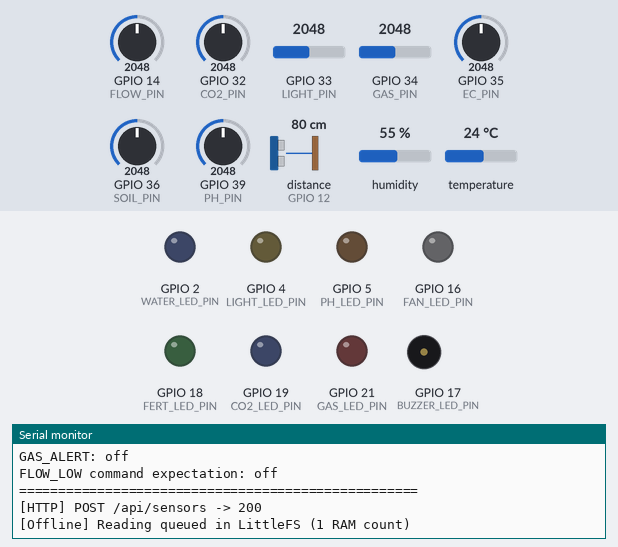
A sketch run on a simulated ESP32. Shown: output pins drawn as LEDs (lit = HIGH), buzzer (waves = sounding, pin HIGH), the last lines printed to the serial monitor. Wiring (from diagram.json): ultrasonic range finder: trigger GPIO 13; echo GPIO 12. Inputs (shaded band) come from the test bench; at power-on: distance to the obstacle (sensor on GPIO 12) 80 cm, humidity 55 %, GPIO 36 (SOIL_PIN) = 2048, GPIO 33 (LIGHT_PIN) = 2048, GPIO 35 (EC_PIN) = 2048, GPIO 14 (FLOW_PIN) = 2048, GPIO 32 (CO2_PIN) = 2048, GPIO 34 (GAS_PIN) = 2048, GPIO 39 (PH_PIN) = 2048, temperature 24 °C. The echo pulse lasts 58.3 µs per cm; WiFi joins after 1.5 s; servers stay silent unless stated; uploads are accepted with an empty reply; storage starts empty; pins used as bus, display or sensor lines are not drawn.

Above: at 4.8 s.
4.9 s: distance to the obstacle (sensor on GPIO 12) set to 2 cm
At 6.19 s:
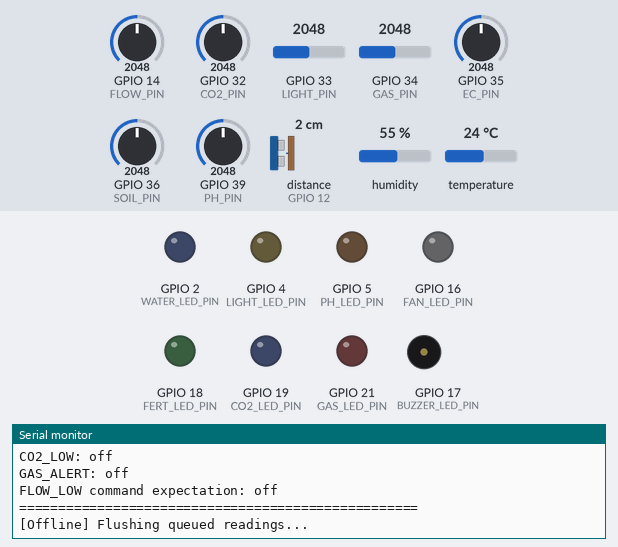
8.1 s: humidity set to 68 %
At 8.93 s:
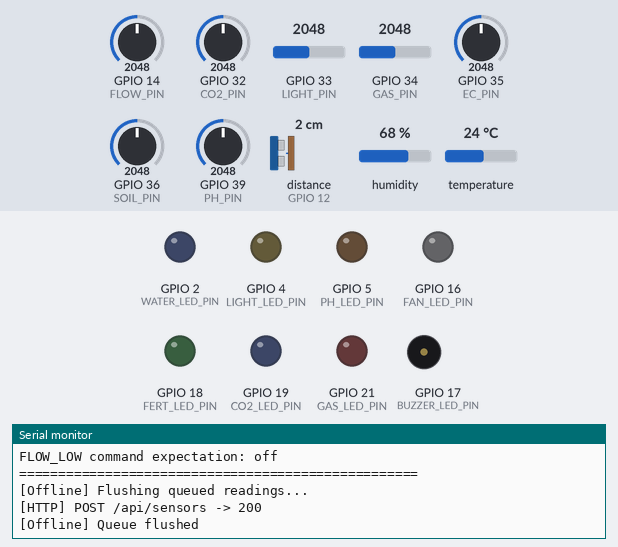
12.5 s: GPIO 36 (SOIL_PIN) set to 2866
At 14.6 s:
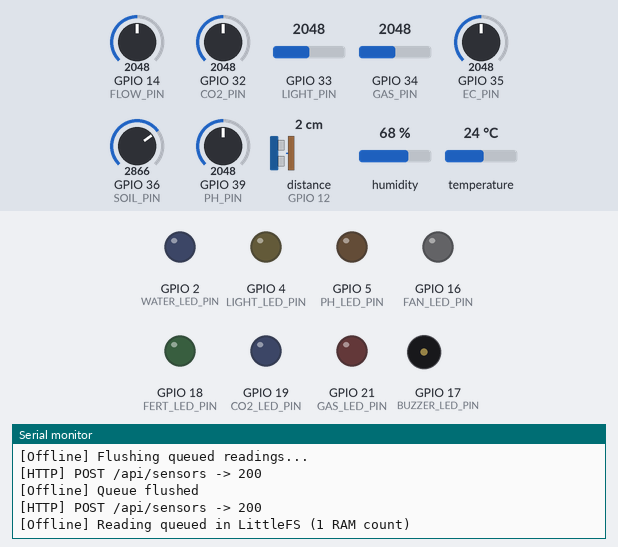
15.7 s: GPIO 33 (LIGHT_PIN) set to 960
At 16.31 s:
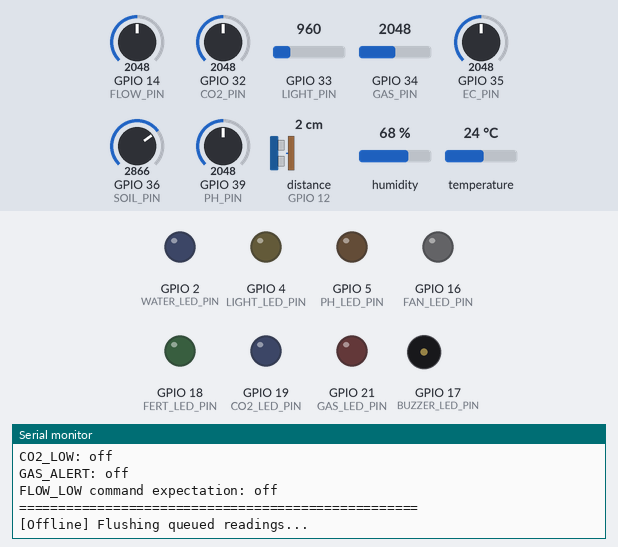
18.9 s: GPIO 35 (EC_PIN) set to 1228
At 19.4 s:
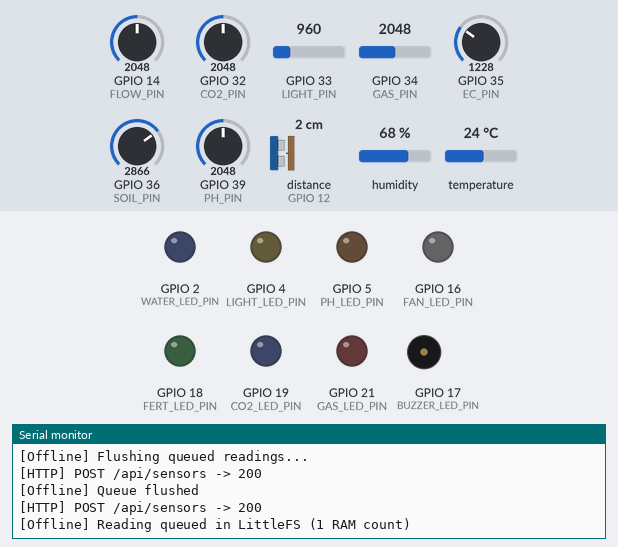
22.6 s: GPIO 14 (FLOW_PIN) set to 360
At 23.9 s:
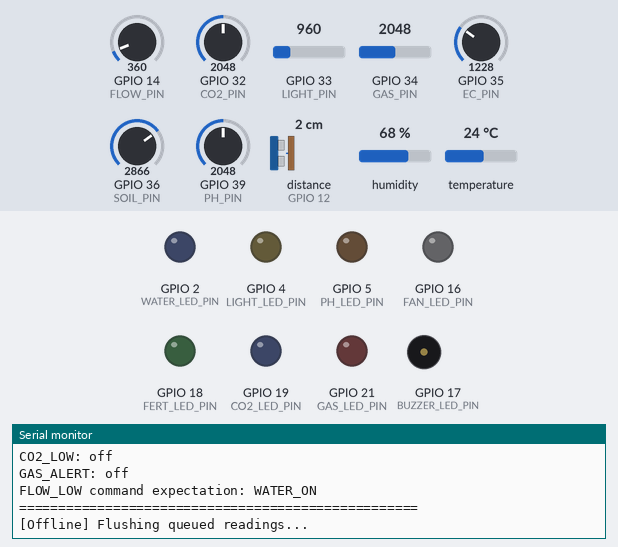

Measured:
- after the input at 4.9 s, the serial monitor: prints a new line after 1.1 s (image 1)
- after the input at 8.1 s, the serial monitor: prints a new line after 0.38 s (image 2)
- after the input at 12.5 s, the serial monitor: prints a new line after 1.0 s (image 3)
- after the input at 15.7 s, the serial monitor: prints a new line after 0.37 s (image 4)
- after the input at 22.6 s, the serial monitor: prints a new line after 1.1 s (image 6)

The sketch:

sketch.ino
```cpp
/*
  SeedDown Wokwi Simulation - Commercial Zone Node

  Real components:
  - DHT22 temperature/humidity sensor: GPIO15
  - HC-SR04 zone reservoir distance: TRIG GPIO13 / ECHO GPIO12

  Simulated sensors:
  - POT1 Soil Moisture: GPIO36
  - POT3 pH Sensor: GPIO39
  - POT5 EC Sensor: GPIO35
  - POT6 CO2 Sensor: GPIO32
  - POT7 YF-S201 Water Flow: GPIO14

  Real Wokwi sensors:
  - LDR Photoresistor Sensor AO: GPIO33
  - MQ-2 Gas Sensor AOUT: GPIO34

  Simulated actuators:
  - Blue LED WATER_ON / Pump: GPIO2
  - Yellow LED LIGHT_ON / Grow Light: GPIO4
  - White LED FAN_ON / Zone Fan: GPIO16
  - Red LED BUZZER / Zone Alarm: GPIO17
  - Orange LED PH_WARNING: GPIO5
  - Green LED FERT_ALERT: GPIO18
  - Blue LED CO2_LOW: GPIO19
  - Red LED GAS_ALERT: GPIO21

  Zone: zone_C | Plant: Tomato | Goal: Maximum Yield
  Test guide:
  - Turn POT1 (Soil) low         -> WATER_ON
  - Lower LDR light level        -> LIGHT_ON
  - Turn POT3 (pH) to extreme    -> PH_WARNING
  - Raise MQ-2 gas reading       -> FAN_ON + BUZZER + GAS_ALERT
  - Turn POT5 (EC) to extreme    -> FERT_ALERT Green LED
  - Turn POT6 (CO2) low          -> CO2_LOW Blue LED
*/

#include <DHTesp.h>
#include <WiFi.h>
#include <HTTPClient.h>
#include <LittleFS.h>

const char* WIFI_SSID = "Wokwi-GUEST";
const char* WIFI_PASSWORD = "";
const char* BACKEND_BASE_URL = "https://nextlevelfarm.onrender.com";
const char* DEVICE_ID = "commercial-zone-node-3";
const char* DEVICE_TOKEN = "sd_demo_commercial_zone_node_3";
const int DEFAULT_INTERVAL_SECONDS = 2;

const char* ZONE_ID = "zone_C";

// Real sensors
const int DHT_PIN = 15;
const int TRIG_PIN = 13;
const int ECHO_PIN = 12;

// Simulated analog sensors
const int SOIL_PIN = 36;
const int LIGHT_PIN = 33;
const int PH_PIN = 39;
const int GAS_PIN = 34;
const int EC_PIN = 35;
const int CO2_PIN = 32;
const int FLOW_PIN = 14;

// Outputs
const int WATER_LED_PIN = 2;
const int LIGHT_LED_PIN = 4;
const int FAN_LED_PIN = 16;
const int BUZZER_LED_PIN = 17;
const int PH_LED_PIN = 5;
const int FERT_LED_PIN = 18;
const int CO2_LED_PIN = 19;
const int GAS_LED_PIN = 21;

DHTesp dht;
int offlineQueueCount = 0;

// These thresholds are set by AI in production based on plant x goal.
const float TEMP_MAX = 28.0;       // Tomato + Maximum Yield: warm upper limit.
const float HUMIDITY_MIN = 60.0;   // Tomato + Maximum Yield: humidity floor.
const int SOIL_TRIGGER = 2200;     // Tomato + Maximum Yield: water when soil ADC falls below this dry threshold.
const int LIGHT_TRIGGER = 1200;    // Tomato + Maximum Yield: turn light on when ADC falls below this dark threshold.
const float PH_MIN = 5.5;          // Tomato + Maximum Yield: lower pH safety bound.
const float PH_MAX = 6.5;          // Tomato + Maximum Yield: upper pH safety bound.
const float EC_MIN = 2.5;          // Tomato + Maximum Yield: minimum nutrient strength.
const float EC_MAX = 3.5;          // Tomato + Maximum Yield: maximum nutrient strength.
const int CO2_MIN_PPM = 1000;      // Tomato + Maximum Yield: CO2 enrichment target.
const int GAS_DANGER = 3000;       // Shared safety threshold for MQ-2 gas danger.
const float WATER_LOW_CM = 20.0;   // Zone reservoir distance above this means low water.
const float FLOW_MIN_LPM = 0.5;     // Tomato + Maximum Yield: minimum irrigation flow rate.

float readDistanceCm() {
  digitalWrite(TRIG_PIN, LOW);
  delayMicroseconds(2);
  digitalWrite(TRIG_PIN, HIGH);
  delayMicroseconds(10);
  digitalWrite(TRIG_PIN, LOW);
  long duration = pulseIn(ECHO_PIN, HIGH, 30000);
  if (duration == 0) return 999.0;
  return duration / 58.0;
}

float toPhValue(int raw) {
  return (raw / 4095.0) * 14.0;
}

float toECValue(int raw) {
  return (raw / 4095.0) * 5.0;
}

int toCO2PPM(int raw) {
  return 400 + (int)((raw / 4095.0) * 4600.0);
}

float toFlowLpm(int raw) {
  return (raw / 4095.0) * 5.0;
}

String statusLabel(bool warning) {
  return warning ? "WARNING" : "OK";
}

bool hasDeviceToken() {
  return strlen(DEVICE_TOKEN) > 0 && String(DEVICE_TOKEN) != "PASTE_DEVICE_TOKEN_HERE";
}

void connectWiFi() {
  if (WiFi.status() == WL_CONNECTED) return;
  Serial.print("[WiFi] Connecting to ");
  Serial.print(WIFI_SSID);
  WiFi.begin(WIFI_SSID, WIFI_PASSWORD);
  unsigned long started = millis();
  while (WiFi.status() != WL_CONNECTED && millis() - started < 8000) {
    delay(250);
    Serial.print(".");
  }
  Serial.println(WiFi.status() == WL_CONNECTED ? " connected" : " offline");
}

String httpPost(String path, String body, bool withToken = true) {
  if (WiFi.status() != WL_CONNECTED) return "";
  HTTPClient http;
  http.begin(String(BACKEND_BASE_URL) + path);
  http.addHeader("Content-Type", "application/json");
  if (withToken && hasDeviceToken()) http.addHeader("x-device-token", DEVICE_TOKEN);
  int status = http.POST(body);
  String response = http.getString();
  Serial.printf("[HTTP] POST %s -> %d\n", path.c_str(), status);
  if (response.length()) Serial.println(response);
  http.end();
  return status > 0 && status < 400 ? response : "";
}

String httpGet(String path, bool withToken = true) {
  if (WiFi.status() != WL_CONNECTED) return "";
  HTTPClient http;
  http.begin(String(BACKEND_BASE_URL) + path);
  if (withToken && hasDeviceToken()) http.addHeader("x-device-token", DEVICE_TOKEN);
  int status = http.GET();
  String response = http.getString();
  Serial.printf("[HTTP] GET %s -> %d\n", path.c_str(), status);
  if (response.length()) Serial.println(response);
  http.end();
  return status > 0 && status < 400 ? response : "";
}

void queueOfflineReading(const String& payload) {
  File file = LittleFS.open("/queue.txt", "a");
  if (!file) {
    Serial.println("[Offline] Could not open LittleFS queue");
    return;
  }
  file.println(payload);
  file.close();
  offlineQueueCount++;
  Serial.printf("[Offline] Reading queued in LittleFS (%d RAM count)\n", offlineQueueCount);
  if (offlineQueueCount % 10 == 0) Serial.println("[Offline] Batch of 10 readings persisted");
}

void flushOfflineQueue() {
  if (WiFi.status() != WL_CONNECTED || !LittleFS.exists("/queue.txt")) return;
  File file = LittleFS.open("/queue.txt", "r");
  if (!file) return;
  Serial.println("[Offline] Flushing queued readings...");
  while (file.available()) {
    String line = file.readStringUntil('\n');
    line.trim();
    if (line.length()) httpPost("/api/sensors", line);
  }
  file.close();
  LittleFS.remove("/queue.txt");
  offlineQueueCount = 0;
  Serial.println("[Offline] Queue flushed");
}

String commandPart(const String& text, int index) {
  int start = 0;
  for (int i = 0; i < index; i++) {
    start = text.indexOf('|', start);
    if (start < 0) return "";
    start++;
  }
  int end = text.indexOf('|', start);
  if (end < 0) end = text.length();
  return text.substring(start, end);
}

void executeCommand(const String& command) {
  bool water = command.indexOf("WATER_ON") >= 0;
  bool light = command.indexOf("LIGHT_ON") >= 0;
  bool fan = command.indexOf("FAN_ON") >= 0 || command.indexOf("GAS_ALERT") >= 0;
  bool buzzer = command.indexOf("BUZZER_ON") >= 0 || command.indexOf("GAS_ALERT") >= 0;
  bool phWarn = command.indexOf("PH_WARNING") >= 0;
  bool fert = command.indexOf("FERT_ALERT") >= 0;
  bool co2 = command.indexOf("CO2_LOW") >= 0;
  bool gas = command.indexOf("GAS_ALERT") >= 0;
  digitalWrite(WATER_LED_PIN, water ? HIGH : LOW);
  digitalWrite(LIGHT_LED_PIN, light ? HIGH : LOW);
  digitalWrite(FAN_LED_PIN, fan ? HIGH : LOW);
  digitalWrite(BUZZER_LED_PIN, buzzer ? HIGH : LOW);
  digitalWrite(PH_LED_PIN, phWarn ? HIGH : LOW);
  digitalWrite(FERT_LED_PIN, fert ? HIGH : LOW);
  digitalWrite(CO2_LED_PIN, co2 ? HIGH : LOW);
  digitalWrite(GAS_LED_PIN, gas ? HIGH : LOW);
  Serial.printf("[Command] WATER=%s LIGHT=%s FAN=%s BUZZER=%s PH=%s FERT=%s CO2=%s GAS=%s\n",
    water ? "ON" : "off", light ? "ON" : "off", fan ? "ON" : "off", buzzer ? "ON" : "off",
    phWarn ? "ON" : "off", fert ? "ON" : "off", co2 ? "ON" : "off", gas ? "ON" : "off");
}

void clearOutputs() {
  digitalWrite(WATER_LED_PIN, LOW);
  digitalWrite(LIGHT_LED_PIN, LOW);
  digitalWrite(FAN_LED_PIN, LOW);
  digitalWrite(BUZZER_LED_PIN, LOW);
  digitalWrite(PH_LED_PIN, LOW);
  digitalWrite(FERT_LED_PIN, LOW);
  digitalWrite(CO2_LED_PIN, LOW);
  digitalWrite(GAS_LED_PIN, LOW);
}

void pollAndExecuteCommand() {
  String path = String("/api/sensors/command?deviceId=") + DEVICE_ID + "&format=text";
  String response = httpGet(path);
  response.trim();
  if (!response.length()) return;
  String command = commandPart(response, 0);
  String interval = commandPart(response, 1);
  String commandId = commandPart(response, 2);
  Serial.printf("[Command] Received: %s | interval=%s | id=%s\n", command.c_str(), interval.c_str(), commandId.c_str());
  executeCommand(command);
  if (commandId.length()) {
    String body = String("{\"deviceId\":\"") + DEVICE_ID + "\",\"commandId\":\"" + commandId + "\"}";
    httpPost("/api/sensors/command-result", body);
  }
}

void printBootInfo() {
  Serial.println();
  Serial.println("==================================================");
  Serial.println("SeedDown Wokwi Package: Commercial Zone Node");
  Serial.printf("Zone: %s | Plant: Tomato | Goal: Maximum Yield\n", ZONE_ID);
  Serial.println("--------------------------------------------------");
  Serial.println("Sensor mapping:");
  Serial.println("  DHT22 real sensor       -> GPIO15");
  Serial.println("  HC-SR04 water level     -> TRIG GPIO13 / ECHO GPIO12");
  Serial.println("  POT1 Soil Moisture      -> GPIO36 ADC");
  Serial.println("  LDR Photoresistor AO    -> GPIO33 ADC");
  Serial.println("  POT3 pH Sensor          -> GPIO39 ADC");
  Serial.println("  MQ-2 Gas Sensor AOUT    -> GPIO34 ADC");
  Serial.println("  POT5 EC Sensor          -> GPIO35 ADC");
  Serial.println("  POT6 CO2 Sensor         -> GPIO32 ADC");
  Serial.println("  POT7 YF-S201 Flow       -> GPIO14 ADC");
  Serial.println("Output mapping:");
  Serial.println("  WATER_ON Blue           -> GPIO2");
  Serial.println("  LIGHT_ON Yellow         -> GPIO4");
  Serial.println("  FAN_ON White            -> GPIO16");
  Serial.println("  BUZZER Red              -> GPIO17");
  Serial.println("  PH_WARNING Orange       -> GPIO5");
  Serial.println("  FERT_ALERT Green        -> GPIO18");
  Serial.println("  CO2_LOW Blue            -> GPIO19");
  Serial.println("  GAS_ALERT Red           -> GPIO21");
  Serial.println("==================================================");
}

void setup() {
  Serial.begin(115200);
  dht.setup(DHT_PIN, DHTesp::DHT22);
  pinMode(TRIG_PIN, OUTPUT);
  pinMode(ECHO_PIN, INPUT);

  pinMode(WATER_LED_PIN, OUTPUT);
  pinMode(LIGHT_LED_PIN, OUTPUT);
  pinMode(FAN_LED_PIN, OUTPUT);
  pinMode(BUZZER_LED_PIN, OUTPUT);
  pinMode(PH_LED_PIN, OUTPUT);
  pinMode(FERT_LED_PIN, OUTPUT);
  pinMode(CO2_LED_PIN, OUTPUT);
  pinMode(GAS_LED_PIN, OUTPUT);

  printBootInfo();
  if (LittleFS.begin(true)) Serial.println("[LittleFS] ready for offline queue");
  else Serial.println("[LittleFS] failed");
  connectWiFi();
  flushOfflineQueue();
  delay(2000);
}

void loop() {
  TempAndHumidity air = dht.getTempAndHumidity();
  float distanceCm = readDistanceCm();
  int soilRaw = analogRead(SOIL_PIN);
  int lightRaw = analogRead(LIGHT_PIN);
  int phRaw = analogRead(PH_PIN);
  int gasRaw = analogRead(GAS_PIN);
  int ecRaw = analogRead(EC_PIN);
  int co2Raw = analogRead(CO2_PIN);
  int flowRaw = analogRead(FLOW_PIN);
  float ph = toPhValue(phRaw);
  float ec = toECValue(ecRaw);
  int co2 = toCO2PPM(co2Raw);
  float flowLpm = toFlowLpm(flowRaw);

  bool tempHigh = air.temperature > TEMP_MAX;
  bool humidityLow = air.humidity < HUMIDITY_MIN;
  bool soilDry = soilRaw < SOIL_TRIGGER;
  bool lightLow = lightRaw < LIGHT_TRIGGER;
  bool phBad = ph < PH_MIN || ph > PH_MAX;
  bool gasDanger = gasRaw > GAS_DANGER;
  bool waterLow = distanceCm > WATER_LOW_CM;
  bool ecBad = ec < EC_MIN || ec > EC_MAX;
  bool co2Low = co2 < CO2_MIN_PPM;
  bool flowLow = flowLpm < FLOW_MIN_LPM;

  bool fanOn = tempHigh || gasDanger;
  bool buzzerOn = gasDanger || waterLow;

  clearOutputs(); // Physical LEDs are driven only after the backend command is received.

  Serial.println();
  Serial.println("========== SeedDown Commercial Zone Node ==========");
  Serial.printf("Zone ID: %s | Plant: Tomato | Goal: Maximum Yield\n", ZONE_ID);
  Serial.println("----- Sensor POST payload fields -----");
  Serial.printf("{ zoneId: \"%s\", temperature: %.1f, humidity: %.1f, soilRaw: %d, lightRaw: %d, ph: %.2f, gasRaw: %d, ec: %.2f, co2Ppm: %d, waterDistanceCm: %.1f, waterFlowLpm: %.2f }\n",
                ZONE_ID, air.temperature, air.humidity, soilRaw, lightRaw, ph, gasRaw, ec, co2, distanceCm, flowLpm);
  Serial.println("----- Sensor Readings -----");
  Serial.printf("Temperature: %.1f degC | Threshold max %.1f | %s\n", air.temperature, TEMP_MAX, statusLabel(tempHigh).c_str());
  Serial.printf("Humidity: %.1f %% | Threshold min %.1f | %s\n", air.humidity, HUMIDITY_MIN, statusLabel(humidityLow).c_str());
  Serial.printf("Water Distance HC-SR04: %.1f cm | Threshold > %.1f | %s\n", distanceCm, WATER_LOW_CM, statusLabel(waterLow).c_str());
  Serial.printf("Soil POT1 raw: %d | Trigger < %d | %s\n", soilRaw, SOIL_TRIGGER, statusLabel(soilDry).c_str());
  Serial.printf("Light LDR real sensor raw: %d | Trigger < %d | %s\n", lightRaw, LIGHT_TRIGGER, statusLabel(lightLow).c_str());
  Serial.printf("pH POT3 raw: %d | pH %.2f | Range %.1f-%.1f | %s\n", phRaw, ph, PH_MIN, PH_MAX, statusLabel(phBad).c_str());
  Serial.printf("Gas MQ-2 real sensor raw: %d | Danger > %d | %s\n", gasRaw, GAS_DANGER, statusLabel(gasDanger).c_str());
  Serial.printf("EC POT5 raw: %d | EC %.2f ms/cm | Range %.1f-%.1f | %s\n", ecRaw, ec, EC_MIN, EC_MAX, statusLabel(ecBad).c_str());
  Serial.printf("CO2 POT6 raw: %d | CO2 %d ppm | Min %d | %s\n", co2Raw, co2, CO2_MIN_PPM, statusLabel(co2Low).c_str());
  Serial.printf("Flow POT7 raw: %d | Flow %.2f L/min | Min %.1f | %s\n", flowRaw, flowLpm, FLOW_MIN_LPM, statusLabel(flowLow).c_str());

  Serial.println("----- Local Threshold Preview (backend command drives LEDs) -----");
  Serial.printf("WATER_ON: %s\n", soilDry ? "ON" : "off");
  Serial.printf("LIGHT_ON: %s\n", lightLow ? "ON" : "off");
  Serial.printf("FAN_ON: %s\n", fanOn ? "ON" : "off");
  Serial.printf("BUZZER: %s\n", buzzerOn ? "ON" : "off");
  Serial.printf("PH_WARNING: %s\n", phBad ? "ON" : "off");
  Serial.printf("FERT_ALERT: %s\n", ecBad ? "ON" : "off");
  Serial.printf("CO2_LOW: %s\n", co2Low ? "ON" : "off");
  Serial.printf("GAS_ALERT: %s\n", gasDanger ? "ON" : "off");
  Serial.printf("FLOW_LOW command expectation: %s\n", flowLow ? "WATER_ON" : "off");
  Serial.println("===================================================");

  String payload = String("{\"deviceId\":\"") + DEVICE_ID + "\"" +
    ",\"zoneId\":\"" + ZONE_ID + "\"" +
    ",\"packageLevel\":\"zone_pro\"" +
    ",\"temperature\":" + String(air.temperature, 2) +
    ",\"humidity\":" + String(air.humidity, 2) +
    ",\"waterDistanceCm\":" + String(distanceCm, 2) +
    ",\"soilRaw\":" + soilRaw +
    ",\"lightRaw\":" + lightRaw +
    ",\"phRaw\":" + phRaw +
    ",\"ph\":" + String(ph, 2) +
    ",\"gasRaw\":" + gasRaw +
    ",\"ecRaw\":" + ecRaw +
    ",\"ec\":" + String(ec, 2) +
    ",\"co2Raw\":" + co2Raw +
    ",\"co2Ppm\":" + co2 +
    ",\"waterFlowRaw\":" + flowRaw +
    ",\"waterFlowLpm\":" + String(flowLpm, 2) +
    ",\"intervalSeconds\":" + DEFAULT_INTERVAL_SECONDS +
    "}";

  connectWiFi();
  if (WiFi.status() == WL_CONNECTED) {
    flushOfflineQueue();
    String response = httpPost("/api/sensors", payload);
    if (response.length()) pollAndExecuteCommand();
    else queueOfflineReading(payload);
  } else {
    queueOfflineReading(payload);
  }

  delay(DEFAULT_INTERVAL_SECONDS * 1000);
}
```
